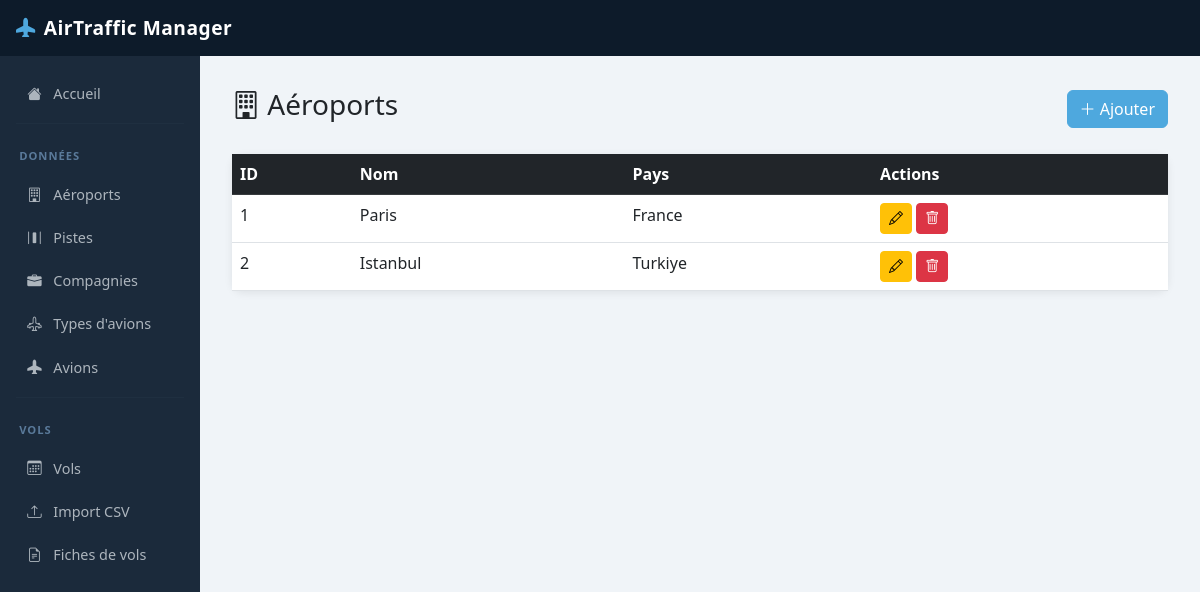
Before: /TraficAerien/aeroports/ with the older database file.
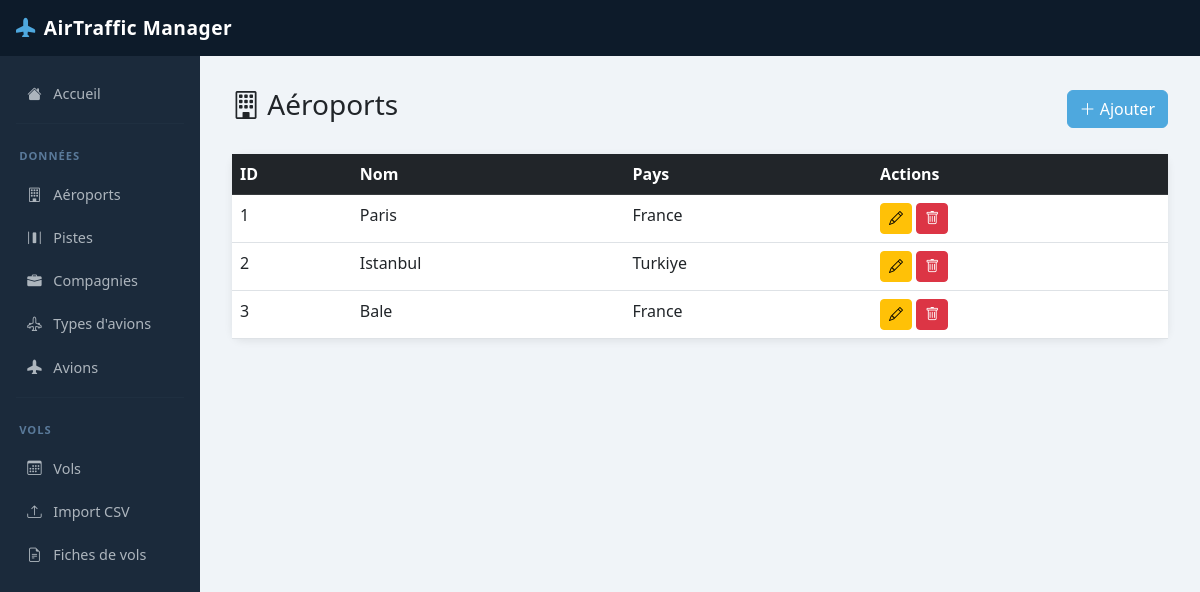
After: the same page with the newer database file.
### TraficAerien/models.py (models this page shows, shortened)
class Aeroport(models.Model):
    nom = models.CharField(max_length=100)
    pays = models.CharField(max_length=100)

### TraficAerien/views.py (the view)
# urls.py: path('aeroports/', views.aeroport_liste, name='aeroport_liste'),
def aeroport_liste(request):
    aeroports = Aeroport.objects.all()
    return render(request, 'TraficAerien/aeroport_liste.html', {'aeroports': aeroports})

### TraficAerien/templates/TraficAerien/aeroport_liste.html (shortened to what this page needs)
{% extends 'TraficAerien/base.html' %}
{% block content %}
<div class="d-flex justify-content-between align-items-center mb-4">
    <h3><i class="bi bi-building"></i> Aéroports</h3>
    <a href="{% url 'aeroport_creer' %}" class="btn btn-primary">
        <i class="bi bi-plus-lg"></i> Ajouter
    </a>
</div>
<div class="card">
    <table class="table table-hover mb-0">
        <thead class="table-dark">
            <tr>
                <th>ID</th><th>Nom</th><th>Pays</th><th>Actions</th>
            </tr>
        </thead>
        <tbody>
            {% for a in aeroports %}
            <tr>
                <td>{{ a.id }}</td>
                <td>{{ a.nom }}</td>
                <td>{{ a.pays }}</td>
                <td>
                    <a href="{% url 'aeroport_modifier' a.pk %}" class="btn btn-sm btn-warning">
                        <i class="bi bi-pencil"></i>
                    </a>
                    <a href="{% url 'aeroport_supprimer' a.pk %}" class="btn btn-sm btn-danger">
                        <i class="bi bi-trash"></i>
                    </a>
                </td>
            </tr>
            {% empty %}
            <tr><td colspan="4" class="text-center text-muted">Aucun aéroport enregistré</td></tr>
            {% endfor %}
        </tbody>
    </table>
</div>
{% endblock %}

Changed rows visible on the page:
added Aeroport: id "3", nom "Bale", pays "France"
